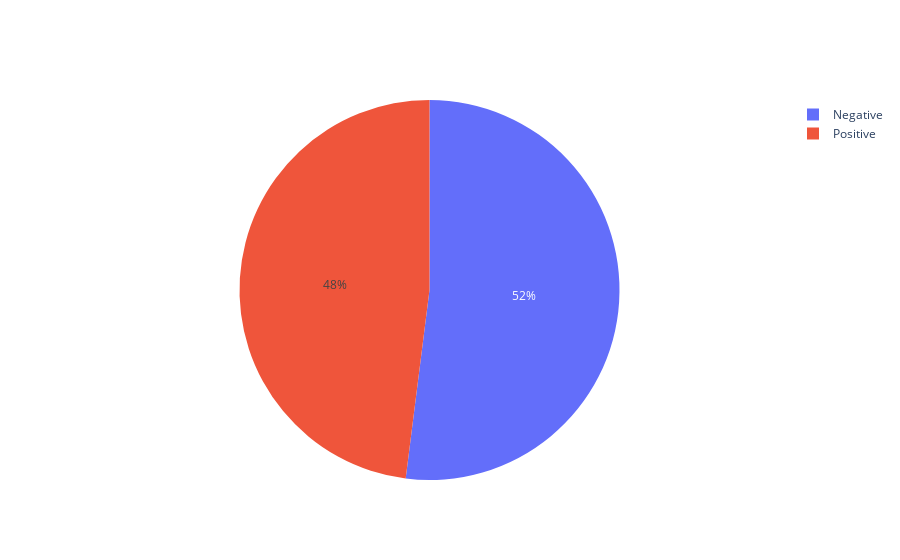

Notebook code cell kept with this figure:
### Code cell
fig=go.Figure()
fig.add_trace(go.Pie(labels=['Negative','Positive'],values=val,name='Election 2020'))
fig.show()

### Figure 1 — Plotly figure (JSON) as saved in the notebook; plotly's stock layout.template omitted (floating-point values rounded to 4 significant figures)
{"data": [{"labels": ["Negative", "Positive"], "name": "Election 2020", "type": "pie", "values": [52, 48]}], "layout": {}}
